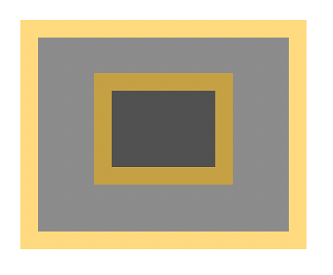
#> input picture Assignment 1/test.png, 333 x 275 px, found by its file name
$ python task1.py
#> lines starting #> are read from the running program, lines starting #| are printed output that depends on the picture; after the words box and inside, x2 and y2 are one past the last pixel; in counts of white or black regions, pixels touching at a corner belong together
import cv2
import numpy as np
from matplotlib import pyplot as plt

img = cv2.imread(r"C:\Users\Moiz\Desktop\dip assignment 1\data\test.png",cv2.IMREAD_UNCHANGED)
#> img is the input picture: shape (275, 333, 4); mean B, G, R, A 158.9, 183.5, 193.4, 255

#cv2.imshow("Window",img)
print("Old index: ",img[140,115])
#| Old index:  [ 80  80  80 255]
#print(img.shape)

for x in range(0,img.shape[0]):
    for y in range(0,img.shape[1]):
        if (img[x][y][0]>=80 and img[x][y][0]<=85 and img[x][y][1]>=80 and img[x][y][1]<=85 and img[x][y][2]>=80 and img[x][y][2]<=85):
                img[x][y][3] = 0
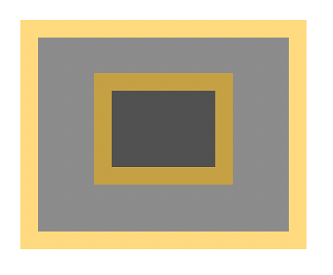
#> img: shape (275, 333, 4); 8.16% of pixels changed, all inside (x1, y1, x2, y2) = (113, 92, 214, 166)

#newImg = cv2.cvtColor(img, cv2.COLOR_BGR2RGB)
print("Modified index: ",img[140,115])
#| Modified index:  [80 80 80  0]
plt.imshow(img)
plt.show()

# cv2.imshow("Window",img)

# cv2.waitKey(0)

# cv2.destroyAllWindows()
